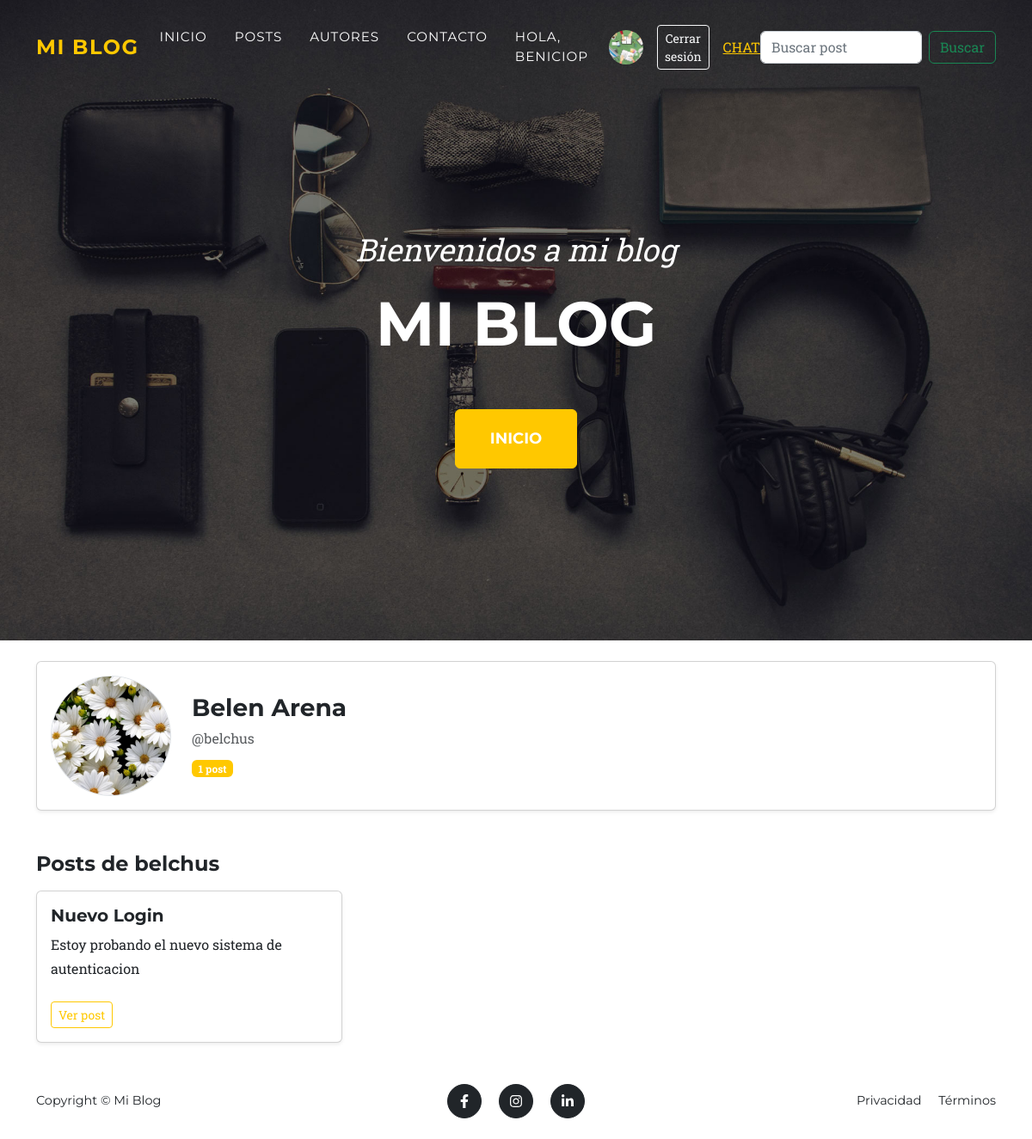
Screenshot of /autor/4/ (signed in) with the database file from the repository.
### posts/models.py (models this page shows, shortened)
class Autor(models.Model):
    nombre = models.CharField(max_length=100)
    apellido = models.CharField(max_length=100)
    email = models.EmailField()
    username = models.CharField(max_length=100,unique=True)
    avatar = models.ImageField(upload_to="avatars/",blank=True,null=True)
    usuario = models.OneToOneField(settings.AUTH_USER_MODEL,on_delete=models.CASCADE,null=True,blank=True,related_name="perfil_autor")

class Post (models.Model):
    titulo = models.CharField(max_length=200)
    autor = models.ForeignKey(Autor,on_delete=models.CASCADE,related_name= "posts")
    contenido = models.TextField()
    fecha_creacion = models.DateTimeField(auto_now_add=True)
    ESTADOS = [("borrador","Borrador"),
               ("publicado","Publicado"),
               ("archivado","Archivado")]
    estado = models.CharField(max_length=20,choices=ESTADOS,default="borrador")
    resumen = models.CharField(max_length=250,blank=True)
    imagen = models.ImageField(upload_to="posts/",blank=True,null=True)

### posts/views.py (the view)
# urls.py: path("autor/<int:autor_id>/",views.perfil_autor, name="perfil_autor"),
def perfil_autor(request,autor_id):
    autor = get_object_or_404(Autor,id = autor_id)
    posts = autor.posts.all()
    return render(request,"perfil_autor.html",{"autor":autor, "posts":posts})

### posts/templates/perfil_autor.html (shortened to what this page needs)
{% extends "base.html" %}
{% load static %}
{% block content %}
<div class="container py-4">
  <div class="card shadow-sm mb-5">
    <div class="card-body">
      <div class="row align-items-center g-4">
        <div class="col-12 col-md-auto text-center">
          <img src="{{ autor.avatar.url }}"
               alt="Foto de {{ autor.username }}"
               class="rounded-circle border"
               style="width: 140px; height: 140px; object-fit: cover;">
        </div>
        <div class="col text-center text-md-start">
          <h1 class="h3 mb-1">{{ autor.nombre }} {{ autor.apellido }}</h1>
          <p class="text-body-secondary mb-2">@{{ autor.username }}</p>
          {% if posts %}
            <span class="badge text-bg-primary">{{ posts|length }} post{{ posts|length|pluralize }}</span>
          {% endif %}
        </div>
      </div>
    </div>
  </div>
  <h2 class="h4 mb-3">Posts de {{ autor.username }}</h2>
  {% if posts %}
  <div class="row row-cols-1 row-cols-md-2 row-cols-lg-3 g-4">
    {% for post in posts %}
    <div class="col">
      <div class="card h-100 shadow-sm">
        <div class="card-body">
          <h5 class="card-title">{{ post.titulo }}</h5>
          <p class="card-text">{{ post.contenido|truncatewords:30 }}</p>
        </div>
        <div class="card-footer bg-transparent border-0 pb-3">
          <a href="{% url 'detalle_post' post.id %}" class="btn btn-outline-primary btn-sm">
            Ver post
          </a>
        </div>
      </div>
    </div>
    {% endfor %}
  </div>
  {% else %}
  <div class="alert alert-info text-center mb-0">
    Este autor todavía no publicó nada.
  </div>
  {% endif %}
</div>
{% endblock %}

### posts/templates/base.html (shortened to what this page needs)
{% load static %}
<!DOCTYPE html>
<html lang="es">
<head>
<link
    href="https://cdn.jsdelivr.net/npm/bootstrap@5.3.3/dist/css/bootstrap.min.css"
    rel="stylesheet"
>
<link
    href="{% static 'css/styles.css' %}"
    rel="stylesheet"
>
</head>
<body id="page-top">
<nav class="navbar navbar-expand-lg navbar-dark fixed-top" id="mainNav">
    <div class="container">
        <a class="navbar-brand" href="/">
            Mi Blog
        </a>
        <div
            class="collapse navbar-collapse"
            id="navbarResponsive"
        >
            <ul class="navbar-nav text-uppercase ms-auto">
                <li class="nav-item">
                    <a class="nav-link" href="/">
                        Inicio
                    </a>
                </li>
                <li class="nav-item">
                    <a class="nav-link" href="/posts">
                        Posts
                    </a>
                </li>
                <li class="nav-item">
                    <a class="nav-link" href="/autores">
                        Autores
                    </a>
                </li>
                <li class="nav-item">
                    <a class="nav-link" href="/contacto">
                        Contacto
                    </a>
                </li>
                <li class="nav-item d-flex align-items-center gap-3">
                    {% if user.is_authenticated %}
                        <a href="{% url 'perfil_autor' user.perfil_autor.id %}"
                           class="nav-link text-white">
                            Hola, {{ user.username }}
                        </a>
                        {% if user.perfil_autor.avatar %}
                            <a href="{% url 'perfil_autor' user.perfil_autor.id %}">
                                <img
                                    src="{{ user.perfil_autor.avatar.url }}"
                                    alt="Avatar"
                                    width="40"
                                    height="40"
                                    class="rounded-circle"
                                    style="object-fit: cover;"
                                >
                            </a>
                        {% endif %}
                        <form method="POST"
                              action="{% url 'logout' %}"
                              class="m-0">
                            <button type="submit" class="btn btn-outline-light btn-sm">
                                Cerrar sesión
                            </button>
                        </form>
                        <a href="{% url 'bandeja_entrada'%}">Chat</a>
                    {% endif %}
                </li>
            </ul>
            <form class="d-flex" role="search">
                <input class="form-control me-2" type="search" placeholder="Buscar post" aria-label="Search"/>
                <button class="btn btn-outline-success" type="submit">Buscar</button>
              </form>
        </div>
    </div>
</nav>
<header class="masthead">
    <div class="container text-center">
        <div class="masthead-subheading">
            Bienvenidos a mi blog
        </div>
        <div class="masthead-heading text-uppercase">
            {% block header_title %}
                Mi Blog
            {% endblock %}
        </div>
        <a
            class="btn btn-primary btn-xl text-uppercase"
            href="/"
        >
            Inicio
        </a>
    </div>
</header>
<main>
    {% block content %}{% endblock %}
</main>
<footer class="footer py-4">
    <div class="container">
        <div class="row align-items-center">
            <div class="col-lg-4 text-lg-start">
                Copyright © Mi Blog
            </div>
            <div class="col-lg-4 my-3 my-lg-0 text-center">
                <a
                    class="btn btn-dark btn-social mx-2"
                    href="#!"
                >
                    <i class="fab fa-facebook-f"></i>
                </a>
                <a
                    class="btn btn-dark btn-social mx-2"
                    href="#!"
                >
                    <i class="fab fa-instagram"></i>
                </a>
                <a
                    class="btn btn-dark btn-social mx-2"
                    href="#!"
                >
                    <i class="fab fa-linkedin-in"></i>
                </a>
            </div>
            <div class="col-lg-4 text-lg-end">
                <a
                    class="link-dark text-decoration-none me-3"
                    href="#!"
                >
                    Privacidad
                </a>
                <a
                    class="link-dark text-decoration-none"
                    href="#!"
                >
                    Términos
                </a>
            </div>
        </div>
    </div>
</footer>
</body>
</html>

### rows the page displays
Autor: avatar (picture), nombre "Belen", apellido "Arena", username "belchus"
Post: titulo "Nuevo Login", contenido "Estoy probando el nuevo sistema de autenticacion"

### other values shown
{{ user.username }} "BENICIOP"
{{ posts|length }} "1"
